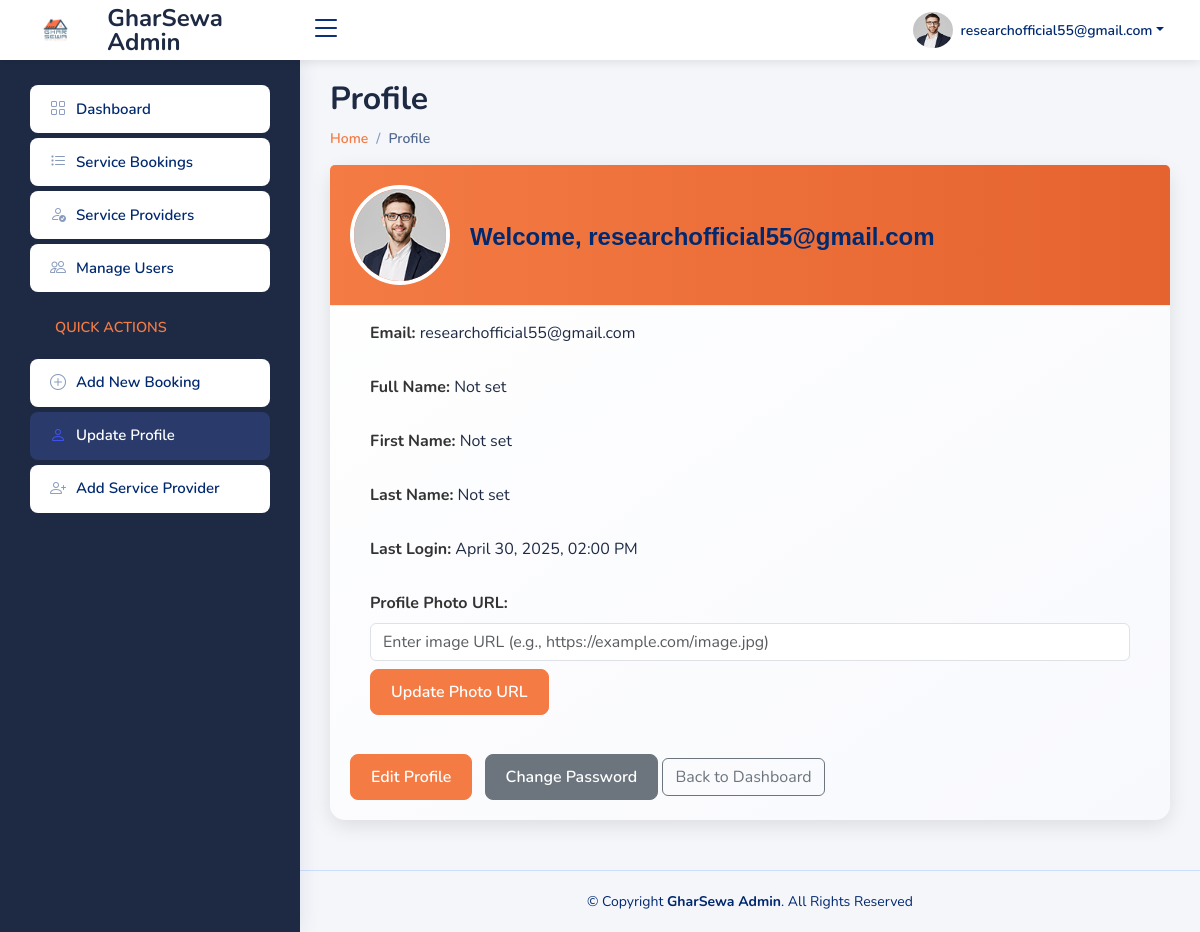
The app's page /dashboard/profile/ (signed in), older data.
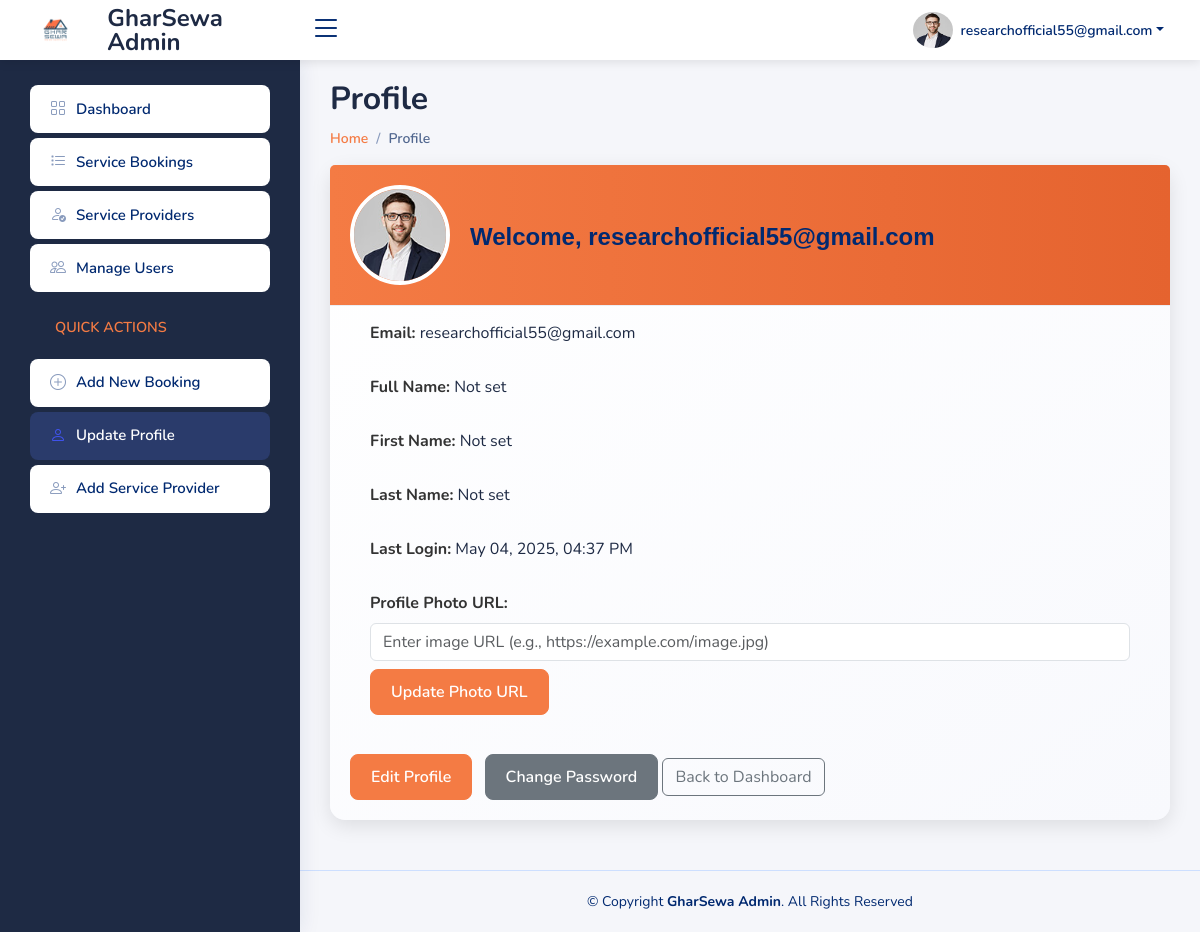
The same page, newer data.
### users/models.py (models this page shows, shortened)
class CustomUser(AbstractUser):
    username = None  # Completely remove username field
    email = models.EmailField(_('email address'), unique=True)
    profile_photo = models.URLField(blank=True, null=True)
    name = models.CharField(_('full name'), max_length=255, blank=True)
    first_name = models.CharField(_('first name'), max_length=30, blank=True)
    last_name = models.CharField(_('last name'), max_length=150, blank=True)
    USERNAME_FIELD = 'email'
    REQUIRED_FIELDS = []
    objects = CustomUserManager()

### dashboard/views.py (the view)
# urls.py: path('profile/', views.profile, name='user_profile'),
@login_required(login_url='/login/')
@staff_member_required(login_url='/login/')
def profile(request):
    return render(request, 'dashboard/user_profile.html')

### dashboard/templates/dashboard/user_profile.html (shortened to what the changed rows need)
{% load static %}
<!DOCTYPE html>
<html lang="en">
<head>
  <link href="{% static 'assets/vendor/bootstrap/css/bootstrap.min.css' %}" rel="stylesheet">
  <link href="{% static 'assets/vendor/bootstrap-icons/bootstrap-icons.css' %}" rel="stylesheet">
  <link href="{% static 'assets/css/style.css' %}" rel="stylesheet">
</head>
<body>
  <header id="header" class="header fixed-top d-flex align-items-center">
    <nav class="header-nav ms-auto">
      <ul class="d-flex align-items-center">
        <li class="nav-item dropdown pe-3">
          <a class="nav-link nav-profile d-flex align-items-center pe-0" href="#" data-bs-toggle="dropdown">
            {% if request.user.profile_photo %}
              <img src="{{ request.user.profile_photo }}" alt="Profile" class="rounded-circle" style="width: 40px; height: 40px;">
            {% else %}
              <img src="{% static 'assets/img/profile-img.jpg' %}" alt="Profile" class="rounded-circle" style="width: 40px; height: 40px;">
            {% endif %}
            <span class="d-none d-md-block dropdown-toggle ps-2">{{ request.user.name|default:request.user.email }}</span>
          </a>
        </li>
      </ul>
    </nav>
  </header>
  <main id="main" class="main">
    <div class="pagetitle">
      <h1>Profile</h1>
    </div>
    <section class="section">
      <div class="card">
        <div class="card-header">
          <img src="{% if request.user.profile_photo %}{{ request.user.profile_photo }}{% else %}{% static 'assets/img/profile-img.jpg' %}{% endif %}" alt="Profile Photo" class="profile-img">
          <h5 class="card-title">Welcome, {{ request.user.name|default:request.user.email }}</h5>
        </div>
        <div class="card-body">
          <ul class="list-group list-group-flush">
            <li class="list-group-item"><strong>Email:</strong> {{ request.user.email }}</li>
            <li class="list-group-item"><strong>Full Name:</strong> {{ request.user.name|default:"Not set" }}</li>
            <li class="list-group-item"><strong>First Name:</strong> {{ request.user.first_name|default:"Not set" }}</li>
            <li class="list-group-item"><strong>Last Name:</strong> {{ request.user.last_name|default:"Not set" }}</li>
            <li class="list-group-item"><strong>Last Login:</strong> {{ request.user.last_login|date:"F d, Y, h:i A" }}</li>
            <li class="list-group-item">
              <strong>Profile Photo URL:</strong>
              <div class="mt-2">
              </div>
            </li>
          </ul>
        </div>
      </div>
    </section>
  </main>
</body>
</html>

Row changes from the older to the newer data that the page shows:
changed CustomUser "researchofficial55@gmail.com": user.last_login "April 30, 2025, 02:00 PM" → "May 04, 2025, 04:37 PM"
